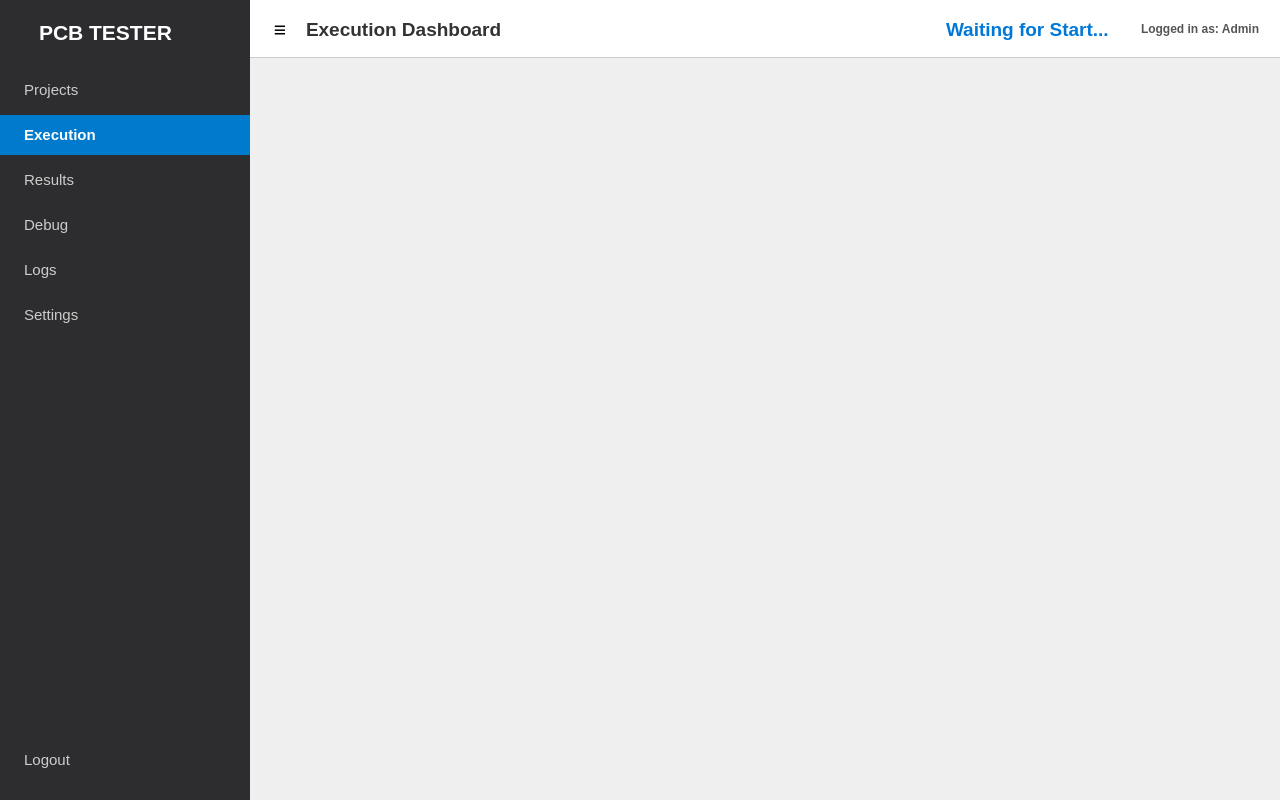
<?xml version="1.0" encoding="UTF-8"?>
<ui version="4.0">
 <class>MainWindow</class>
 <widget class="QMainWindow" name="MainWindow">
  <property name="geometry">
   <rect>
    <x>0</x>
    <y>0</y>
    <width>1280</width>
    <height>800</height>
   </rect>
  </property>
  <property name="windowTitle">
   <string>PCB Tester Pro</string>
  </property>
  <widget class="QWidget" name="centralwidget">
   <layout class="QHBoxLayout" name="horizontalLayout_main">
    <property name="spacing">
     <number>0</number>
    </property>
    <property name="leftMargin">
     <number>0</number>
    </property>
    <property name="topMargin">
     <number>0</number>
    </property>
    <property name="rightMargin">
     <number>0</number>
    </property>
    <property name="bottomMargin">
     <number>0</number>
    </property>
    <item>
     <widget class="QWidget" name="widget_sidebar" native="true">
      <property name="minimumSize">
       <size>
        <width>250</width>
        <height>0</height>
       </size>
      </property>
      <property name="maximumSize">
       <size>
        <width>250</width>
        <height>16777215</height>
       </size>
      </property>
      <property name="styleSheet">
       <string notr="true">
        QWidget#widget_sidebar { background-color: #2D2D30; color: white; }
        QPushButton {
         text-align: left;
         padding-left: 20px;
         border: none;
         background: transparent;
         color: #CCCCCC;
         height: 40px;
         font-size: 11pt;
        }
        QPushButton:hover {
         background-color: #3E3E42;
         color: white;
        }
        QPushButton:checked {
         background-color: #007ACC;
         color: white;
         font-weight: bold;
        }
       </string>
      </property>
      <layout class="QVBoxLayout" name="verticalLayout_sidebar">
       <property name="spacing">
        <number>5</number>
       </property>
       <property name="leftMargin">
        <number>0</number>
       </property>
       <property name="topMargin">
        <number>20</number>
       </property>
       <property name="rightMargin">
        <number>0</number>
       </property>
       <property name="bottomMargin">
        <number>20</number>
       </property>
       <item>
        <widget class="QWidget" name="widget_sidebar_header" native="true">
         <layout class="QHBoxLayout" name="horizontalLayout_sidebar_header">
          <property name="leftMargin">
           <number>10</number>
          </property>
          <property name="topMargin">
           <number>0</number>
          </property>
          <property name="rightMargin">
           <number>0</number>
          </property>
          <property name="bottomMargin">
           <number>20</number>
          </property>
          <item>
           <widget class="QLabel" name="label_logo_icon">
            <property name="fixedSize">
             <size>
              <width>32</width>
              <height>32</height>
             </size>
            </property>
            <property name="text">
             <string/>
            </property>
            <property name="scaledContents">
             <bool>true</bool>
            </property>
           </widget>
          </item>
          <item>
           <widget class="QLabel" name="label_logo_text">
            <property name="styleSheet">
             <string notr="true">font-size: 16pt; font-weight: bold; color: white; margin-left: 10px;</string>
            </property>
            <property name="text">
             <string>PCB TESTER</string>
            </property>
           </widget>
          </item>
          <item>
           <spacer name="horizontalSpacer_logo">
            <property name="orientation">
             <enum>Qt::Horizontal</enum>
            </property>
            <property name="sizeHint" stdset="0">
             <size>
              <width>40</width>
              <height>20</height>
             </size>
            </property>
           </spacer>
          </item>
         </layout>
        </widget>
       </item>
       <item>
        <widget class="QPushButton" name="btn_nav_project">
         <property name="text">
          <string> Projects</string>
         </property>
         <property name="checkable">
          <bool>true</bool>
         </property>
         <property name="autoExclusive">
          <bool>true</bool>
         </property>
        </widget>
       </item>
       <item>
        <widget class="QPushButton" name="btn_nav_execution">
         <property name="text">
          <string> Execution</string>
         </property>
         <property name="checkable">
          <bool>true</bool>
         </property>
         <property name="checked">
          <bool>true</bool>
         </property>
         <property name="autoExclusive">
          <bool>true</bool>
         </property>
        </widget>
       </item>
       <item>
        <widget class="QPushButton" name="btn_nav_results">
         <property name="text">
          <string> Results</string>
         </property>
         <property name="checkable">
          <bool>true</bool>
         </property>
         <property name="autoExclusive">
          <bool>true</bool>
         </property>
        </widget>
       </item>
       <item>
        <widget class="QPushButton" name="btn_nav_debug">
         <property name="text">
          <string> Debug</string>
         </property>
         <property name="checkable">
          <bool>true</bool>
         </property>
         <property name="autoExclusive">
          <bool>true</bool>
         </property>
        </widget>
       </item>
       <item>
        <widget class="QPushButton" name="btn_nav_logs">
         <property name="text">
          <string> Logs</string>
         </property>
         <property name="checkable">
          <bool>true</bool>
         </property>
         <property name="autoExclusive">
          <bool>true</bool>
         </property>
        </widget>
       </item>
       <item>
        <widget class="QPushButton" name="btn_nav_settings">
         <property name="text">
          <string> Settings</string>
         </property>
         <property name="checkable">
          <bool>true</bool>
         </property>
         <property name="autoExclusive">
          <bool>true</bool>
         </property>
        </widget>
       </item>
       <item>
        <spacer name="verticalSpacer_sidebar">
         <property name="orientation">
          <enum>Qt::Vertical</enum>
         </property>
         <property name="sizeHint" stdset="0">
          <size>
           <width>20</width>
           <height>40</height>
          </size>
         </property>
        </spacer>
       </item>
       <item>
        <widget class="QPushButton" name="btn_logout">
         <property name="text">
          <string> Logout</string>
         </property>
        </widget>
       </item>
      </layout>
     </widget>
    </item>
    <item>
     <layout class="QVBoxLayout" name="verticalLayout_content">
      <property name="spacing">
       <number>0</number>
      </property>
      <item>
       <widget class="QWidget" name="widget_header" native="true">
        <property name="minimumSize">
         <size>
          <width>0</width>
          <height>50</height>
         </size>
        </property>
        <property name="styleSheet">
         <string notr="true">
            QWidget#widget_header {
                background-color: white; /* Will be overridden by Theme */
                border-bottom: 1px solid #CCCCCC;
            }
         </string>
        </property>
        <layout class="QHBoxLayout" name="horizontalLayout_header">
         <property name="leftMargin">
          <number>10</number>
         </property>
         <property name="rightMargin">
          <number>20</number>
         </property>
         <item>
          <widget class="QPushButton" name="btn_toggle_sidebar">
           <property name="minimumSize">
            <size>
             <width>40</width>
             <height>40</height>
            </size>
           </property>
           <property name="cursor">
            <cursorShape>PointingHandCursor</cursorShape>
           </property>
           <property name="styleSheet">
            <string notr="true">border: none; background: transparent; font-size: 16pt;</string>
           </property>
           <property name="text">
            <string>≡</string>
           </property>
          </widget>
         </item>
         <item>
          <widget class="QLabel" name="label_page_title">
           <property name="styleSheet">
            <string notr="true">font-size: 14pt; font-weight: bold; color: #333333;</string>
           </property>
           <property name="text">
            <string>Execution Dashboard</string>
           </property>
          </widget>
         </item>
         <item>
          <spacer name="horizontalSpacer_header">
           <property name="orientation">
            <enum>Qt::Horizontal</enum>
           </property>
           <property name="sizeHint" stdset="0">
            <size>
             <width>40</width>
             <height>20</height>
            </size>
           </property>
          </spacer>
         </item>
          <item>
           <widget class="QLabel" name="label_waiting_status">
            <property name="styleSheet">
             <string notr="true">font-size: 14pt; font-weight: bold; color: #0078d7; margin-right: 20px;</string>
            </property>
            <property name="text">
             <string>Waiting for Start...</string>
            </property>
            <property name="visible">
             <bool>false</bool>
            </property>
           </widget>
          </item>
         <item>
          <widget class="QLabel" name="label_user_info">
           <property name="styleSheet">
            <string notr="true">font-weight: bold; color: #555555;</string>
           </property>
           <property name="text">
            <string>Logged in as: Admin</string>
           </property>
          </widget>
         </item>
        </layout>
       </widget>
      </item>
      <item>
       <widget class="QStackedWidget" name="stackedWidget_content">
        <property name="currentIndex">
         <number>0</number>
        </property>
        <widget class="QWidget" name="page_placeholder"/>
       </widget>
      </item>
      <item>
       <widget class="QPlainTextEdit" name="plainTextEdit_status">
        <property name="maximumSize">
         <size>
          <width>16777215</width>
          <height>30</height>
         </size>
        </property>
        <property name="styleSheet">
         <string notr="true">border: none; background: transparent; font-size: 9pt; color: #666;</string>
        </property>
        <property name="readOnly">
         <bool>true</bool>
        </property>
       </widget>
      </item>
     </layout>
    </item>
   </layout>
  </widget>
 </widget>
 <resources/>
 <connections/>
</ui>
